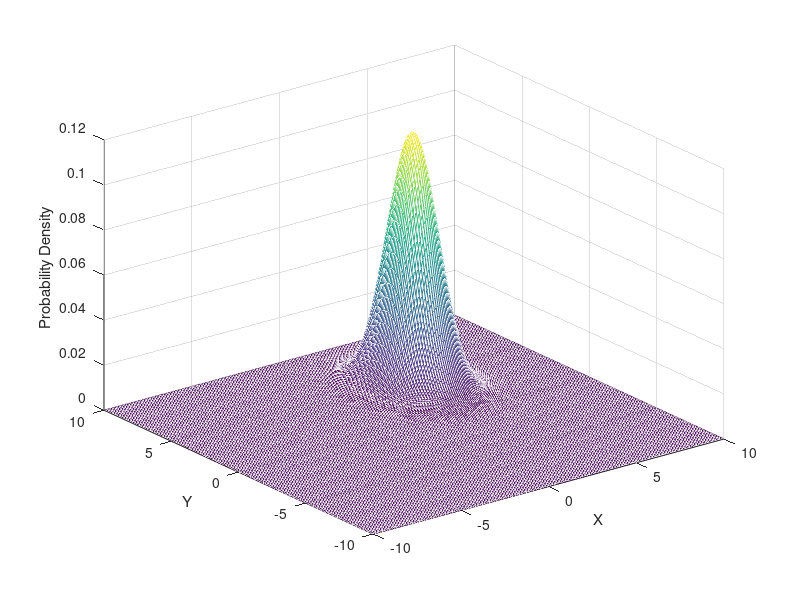

Write the MATLAB code that produced this figure.
%% Initialization and plotting
mu = [3 4];
sigma = [1 0; 0 2];

[X, Y] = meshgrid(-10:0.1:10, -10:0.1:10);
F = mvnpdf([X(:), Y(:)], mu, sigma);
F_res = reshape(F, length(Y), length(X));
mesh(X, Y, F_res)
xlabel('X');
ylabel('Y');
zlabel('Probability Density');

%% Mahalanobis distances

obs = [10 10; 0 0; 3 4; 6 8];

for i = 1:4
    sqrt((obs(i,:)-mu)*inv(sigma)*(obs(i,:)-mu)')
end